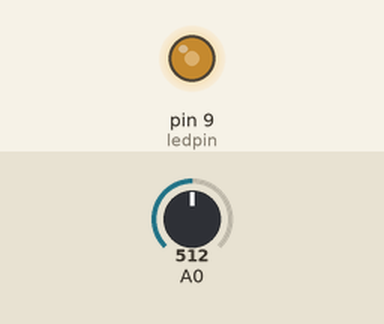
This sketch was run on a simulated Arduino Uno, built with avr-gcc and run on an emulated ATmega328P. On the bench: output pins drawn as LEDs (lit = HIGH). Inputs (shaded band) come from the test bench; at power-on: A0 = 512. What the sketch prints to the serial monitor is not drawn.

Above: at 1.2 s.
1.3 s: A0 set to 716
At 1.8 s:
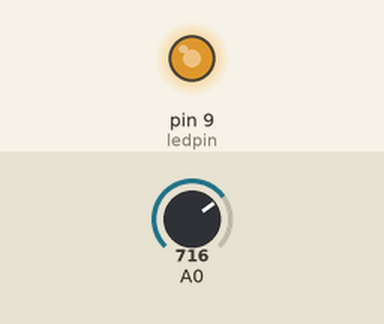
2.8 s: A0 set to 900
At 3.3 s:
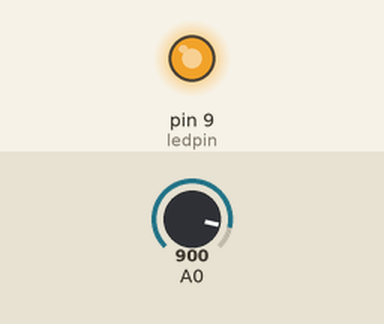
4.3 s: A0 set to 122
At 4.8 s:
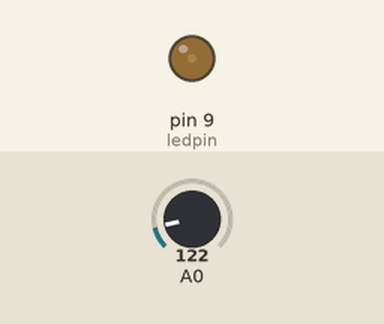
5.8 s: A0 set to 0
At 6.3 s:
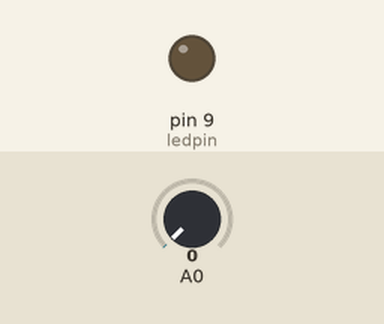
7.3 s: A0 set to 511
At 7.7 s:
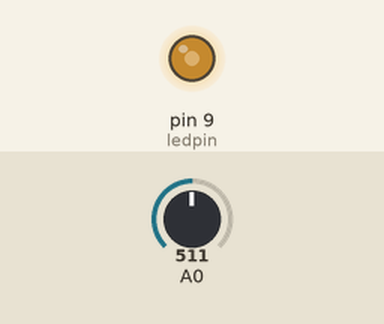
Timing chart, 0 to 10.3 s (numbered marks = the images above; inputs shaded):
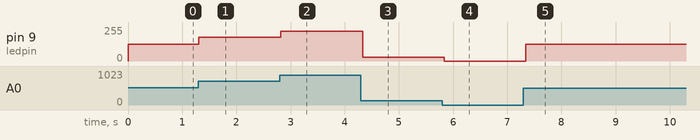

The sketch:

Potentiometerled.ino
```cpp
int ledpin = 9;
void setup()
{
  Serial.begin(9600);
  pinMode(ledpin, OUTPUT);
}
void loop()
{
  int analogValue = analogRead(A0);
  int brightness = map(analogValue, 0, 1023 , 0 , 255);
  analogWrite(ledpin, brightness);
  Serial.print("Analog: ");
  Serial.print(analogValue);
  Serial.print(" , Brightness: ");
  Serial.print(brightness);
  delay(100);
}
```

Measured:
- after the input at 1.3 s, pin 9 (ledpin): 127/255 → 178/255 at once
- after the input at 2.8 s, pin 9 (ledpin): 178/255 → 224/255 at once
- after the input at 4.3 s, pin 9 (ledpin): 224/255 → 30/255 at once
- after the input at 5.8 s, pin 9 (ledpin): 30/255 → 0/255 at once
- after the input at 7.3 s, pin 9 (ledpin): 0/255 → 127/255 after 0.05 s
